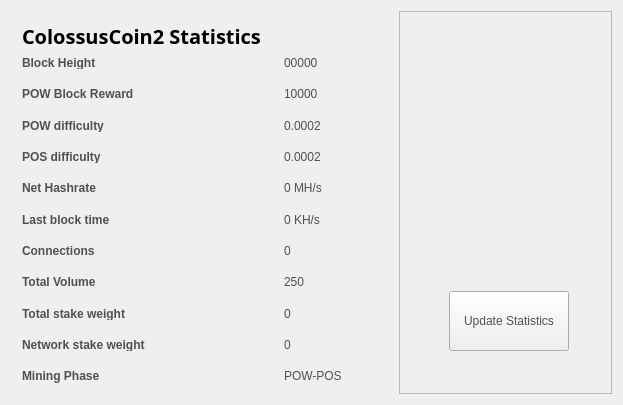
<?xml version="1.0" encoding="UTF-8"?>
<ui version="4.0">
 <class>StatisticsPage</class>
 <widget class="QWidget" name="StatisticsPage">
  <property name="windowModality">
   <enum>Qt::NonModal</enum>
  </property>
  <property name="geometry">
   <rect>
    <x>0</x>
    <y>0</y>
    <width>623</width>
    <height>405</height>
   </rect>
  </property>
  <property name="windowTitle">
   <string>Digging</string>
  </property>
  <property name="styleSheet">
   <string notr="true">color:#505050;
font-family:'Open Sans,sans-serif';</string>
  </property>
  <layout class="QGridLayout" name="gridLayout">
   <property name="sizeConstraint">
    <enum>QLayout::SetMaximumSize</enum>
   </property>
   <item row="0" column="1">
    <widget class="QFrame" name="frame">
     <property name="minimumSize">
      <size>
       <width>213</width>
       <height>0</height>
      </size>
     </property>
     <property name="frameShape">
      <enum>QFrame::StyledPanel</enum>
     </property>
     <property name="frameShadow">
      <enum>QFrame::Raised</enum>
     </property>
     <widget class="QPushButton" name="startButton">
      <property name="geometry">
       <rect>
        <x>50</x>
        <y>280</y>
        <width>120</width>
        <height>60</height>
       </rect>
      </property>
      <property name="sizePolicy">
       <sizepolicy hsizetype="Fixed" vsizetype="Fixed">
        <horstretch>0</horstretch>
        <verstretch>0</verstretch>
       </sizepolicy>
      </property>
      <property name="minimumSize">
       <size>
        <width>120</width>
        <height>60</height>
       </size>
      </property>
      <property name="autoFillBackground">
       <bool>false</bool>
      </property>
      <property name="styleSheet">
       <string notr="true"/>
      </property>
      <property name="text">
       <string>Update Statistics</string>
      </property>
     </widget>
     <widget class="QLabel" name="label">
      <property name="geometry">
       <rect>
        <x>10</x>
        <y>10</y>
        <width>191</width>
        <height>191</height>
       </rect>
      </property>
      <property name="text">
       <string/>
      </property>
      <property name="pixmap">
       <pixmap resource="../bitcoin.qrc">:/icons/coinbg</pixmap>
      </property>
      <property name="scaledContents">
       <bool>true</bool>
      </property>
     </widget>
    </widget>
   </item>
   <item row="0" column="0">
    <widget class="QFrame" name="gridFrame_2">
     <layout class="QGridLayout" name="gridLayout_4">
      <item row="3" column="0">
       <layout class="QFormLayout" name="formLayout_2">
        <property name="fieldGrowthPolicy">
         <enum>QFormLayout::FieldsStayAtSizeHint</enum>
        </property>
        <property name="horizontalSpacing">
         <number>139</number>
        </property>
        <property name="verticalSpacing">
         <number>18</number>
        </property>
        <property name="rightMargin">
         <number>0</number>
        </property>
        <item row="1" column="0">
         <widget class="QLabel" name="label_14">
          <property name="text">
           <string>&lt;html&gt;&lt;head/&gt;&lt;body&gt;&lt;p&gt;&lt;span style=&quot; font-weight:600;&quot;&gt;Block Height&lt;/span&gt;&lt;/p&gt;&lt;/body&gt;&lt;/html&gt;</string>
          </property>
         </widget>
        </item>
        <item row="1" column="1">
         <widget class="QLabel" name="heightBox">
          <property name="text">
           <string>00000</string>
          </property>
         </widget>
        </item>
        <item row="2" column="0">
         <widget class="QLabel" name="label_12">
          <property name="text">
           <string>&lt;html&gt;&lt;head/&gt;&lt;body&gt;&lt;p&gt;&lt;span style=&quot; font-weight:600;&quot;&gt;POW Block Reward&lt;/span&gt;&lt;/p&gt;&lt;/body&gt;&lt;/html&gt;</string>
          </property>
         </widget>
        </item>
        <item row="2" column="1">
         <widget class="QLabel" name="rewardBox">
          <property name="text">
           <string>10000</string>
          </property>
         </widget>
        </item>
        <item row="3" column="0">
         <widget class="QLabel" name="label_13">
          <property name="text">
           <string>&lt;html&gt;&lt;head/&gt;&lt;body&gt;&lt;p&gt;&lt;span style=&quot; font-weight:600;&quot;&gt;POW difficulty&lt;/span&gt;&lt;/p&gt;&lt;/body&gt;&lt;/html&gt;</string>
          </property>
         </widget>
        </item>
        <item row="3" column="1">
         <widget class="QLabel" name="diffBox">
          <property name="text">
           <string>0.0002</string>
          </property>
         </widget>
        </item>
        <item row="4" column="0">
         <widget class="QLabel" name="label_9">
          <property name="text">
           <string>&lt;html&gt;&lt;head/&gt;&lt;body&gt;&lt;p&gt;&lt;span style=&quot; font-weight:600;&quot;&gt;POS difficulty&lt;/span&gt;&lt;/p&gt;&lt;/body&gt;&lt;/html&gt;</string>
          </property>
         </widget>
        </item>
        <item row="4" column="1">
         <widget class="QLabel" name="diffBox2">
          <property name="text">
           <string>0.0002</string>
          </property>
         </widget>
        </item>
        <item row="5" column="1">
         <widget class="QLabel" name="pawrateBox">
          <property name="text">
           <string>0 MH/s</string>
          </property>
         </widget>
        </item>
        <item row="6" column="0">
         <widget class="QLabel" name="label3_2">
          <property name="sizePolicy">
           <sizepolicy hsizetype="Preferred" vsizetype="Maximum">
            <horstretch>0</horstretch>
            <verstretch>0</verstretch>
           </sizepolicy>
          </property>
          <property name="text">
           <string>&lt;html&gt;&lt;head/&gt;&lt;body&gt;&lt;p&gt;&lt;span style=&quot; font-weight:600;&quot;&gt;Last block time&lt;/span&gt;&lt;/p&gt;&lt;/body&gt;&lt;/html&gt;</string>
          </property>
         </widget>
        </item>
        <item row="6" column="1">
         <widget class="QLabel" name="localBox">
          <property name="text">
           <string>0 KH/s</string>
          </property>
         </widget>
        </item>
        <item row="7" column="0">
         <widget class="QLabel" name="label1_2">
          <property name="text">
           <string>&lt;html&gt;&lt;head/&gt;&lt;body&gt;&lt;p&gt;&lt;span style=&quot; font-weight:600;&quot;&gt;Connections&lt;/span&gt;&lt;/p&gt;&lt;/body&gt;&lt;/html&gt;</string>
          </property>
         </widget>
        </item>
        <item row="7" column="1">
         <widget class="QLabel" name="connectionBox">
          <property name="text">
           <string>0</string>
          </property>
         </widget>
        </item>
        <item row="8" column="0">
         <widget class="QLabel" name="label_8">
          <property name="text">
           <string>&lt;html&gt;&lt;head/&gt;&lt;body&gt;&lt;p&gt;&lt;span style=&quot; font-weight:600;&quot;&gt;Total Volume&lt;/span&gt;&lt;/p&gt;&lt;/body&gt;&lt;/html&gt;</string>
          </property>
         </widget>
        </item>
        <item row="8" column="1">
         <widget class="QLabel" name="volumeBox">
          <property name="text">
           <string>250</string>
          </property>
         </widget>
        </item>
        <item row="9" column="0">
         <widget class="QLabel" name="label_10">
          <property name="text">
           <string>&lt;html&gt;&lt;head/&gt;&lt;body&gt;&lt;p&gt;&lt;span style=&quot; font-weight:600;&quot;&gt;Total stake weight&lt;/span&gt;&lt;/p&gt;&lt;/body&gt;&lt;/html&gt;</string>
          </property>
         </widget>
        </item>
        <item row="9" column="1">
         <widget class="QLabel" name="minBox">
          <property name="text">
           <string>0</string>
          </property>
         </widget>
        </item>
        <item row="10" column="0">
         <widget class="QLabel" name="label_11">
          <property name="text">
           <string>&lt;html&gt;&lt;head/&gt;&lt;body&gt;&lt;p&gt;&lt;span style=&quot; font-weight:600;&quot;&gt;Network stake weight&lt;/span&gt;&lt;/p&gt;&lt;/body&gt;&lt;/html&gt;</string>
          </property>
         </widget>
        </item>
        <item row="10" column="1">
         <widget class="QLabel" name="maxBox">
          <property name="text">
           <string>0</string>
          </property>
         </widget>
        </item>
        <item row="11" column="0">
         <widget class="QLabel" name="label_15">
          <property name="text">
           <string>&lt;html&gt;&lt;head/&gt;&lt;body&gt;&lt;p&gt;&lt;span style=&quot; font-weight:600;&quot;&gt;Mining Phase&lt;/span&gt;&lt;/p&gt;&lt;/body&gt;&lt;/html&gt;</string>
          </property>
         </widget>
        </item>
        <item row="11" column="1">
         <widget class="QLabel" name="cBox">
          <property name="text">
           <string>POW-POS</string>
          </property>
         </widget>
        </item>
        <item row="5" column="0">
         <widget class="QLabel" name="label_16">
          <property name="text">
           <string>&lt;html&gt;&lt;head/&gt;&lt;body&gt;&lt;p&gt;&lt;span style=&quot; font-weight:600;&quot;&gt;Net Hashrate&lt;/span&gt;&lt;/p&gt;&lt;/body&gt;&lt;/html&gt;</string>
          </property>
         </widget>
        </item>
       </layout>
      </item>
      <item row="1" column="0">
       <layout class="QHBoxLayout" name="horizontalLayout_4">
        <property name="spacing">
         <number>7</number>
        </property>
        <item>
         <widget class="QLabel" name="label_5">
          <property name="font">
           <font>
            <family>Open Sans,sans-serif</family>
           </font>
          </property>
          <property name="text">
           <string>&lt;html&gt;&lt;head/&gt;&lt;body&gt;&lt;p&gt;&lt;span style=&quot; font-size:20px; font-weight:600; color:#000000;&quot;&gt;ColossusCoin2 Statistics&lt;/span&gt;&lt;/p&gt;&lt;/body&gt;&lt;/html&gt;</string>
          </property>
         </widget>
        </item>
        <item>
         <spacer name="horizontalSpacer_2">
          <property name="orientation">
           <enum>Qt::Horizontal</enum>
          </property>
          <property name="sizeHint" stdset="0">
           <size>
            <width>40</width>
            <height>20</height>
           </size>
          </property>
         </spacer>
        </item>
       </layout>
      </item>
      <item row="2" column="0">
       <spacer name="verticalSpacer_2">
        <property name="orientation">
         <enum>Qt::Vertical</enum>
        </property>
        <property name="sizeHint" stdset="0">
         <size>
          <width>20</width>
          <height>40</height>
         </size>
        </property>
       </spacer>
      </item>
     </layout>
    </widget>
   </item>
   <item row="1" column="0">
    <spacer name="verticalSpacer">
     <property name="orientation">
      <enum>Qt::Vertical</enum>
     </property>
     <property name="sizeHint" stdset="0">
      <size>
       <width>20</width>
       <height>40</height>
      </size>
     </property>
    </spacer>
   </item>
  </layout>
 </widget>
 <layoutdefault spacing="6" margin="11"/>
 <resources/>
 <connections/>
</ui>
